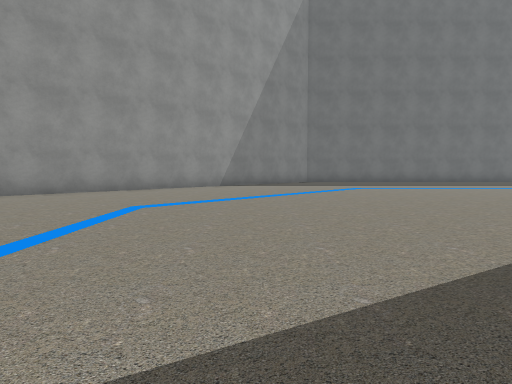
[1] (above)

13 first-person views from a walk through a 3-D level made in the Unity game engine. The camera is 1.2 m above the floor, tilts 4° down and sees 75° across. The floor is counted in squares, 2 m on a side. Each view is taken from the middle of a square. On the plan, view 1 faces up. The plan holds only what a view shows up to about 10 squares ahead; the rest is blank. The place goes on beyond the plan. Some surface patterns are stand-ins.

[2]
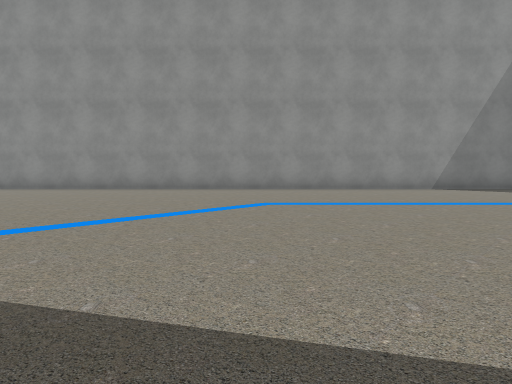

[3]
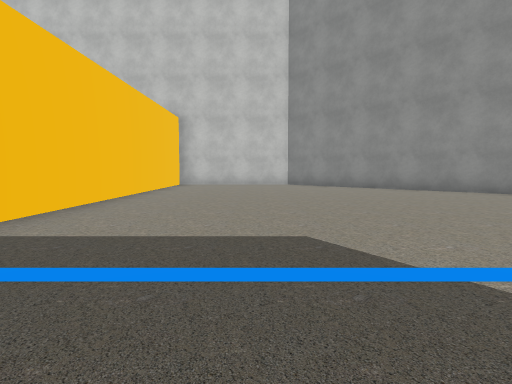

[4]
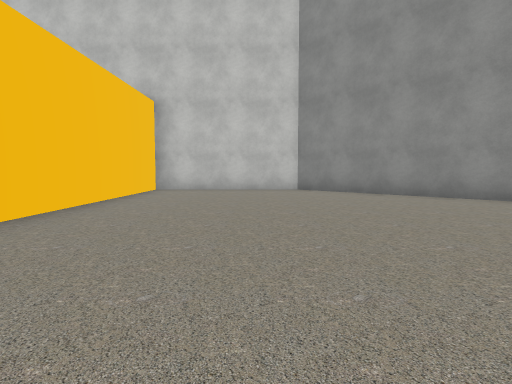

[5]
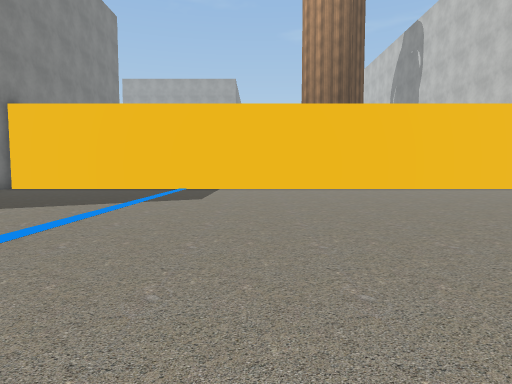

[6]
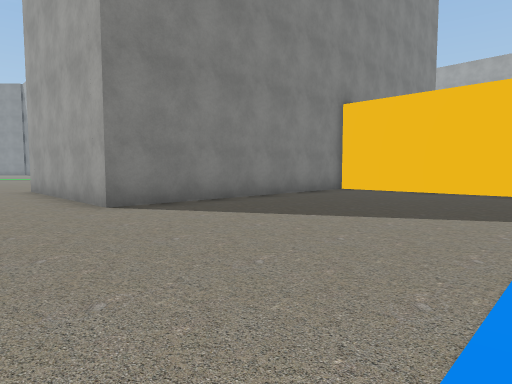

[7]
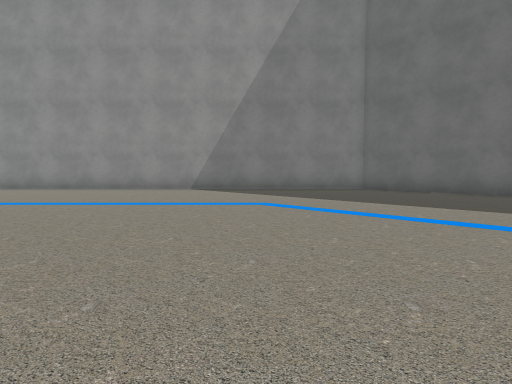

[8]
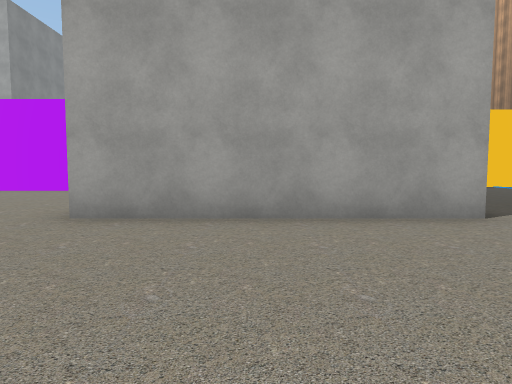

[9]
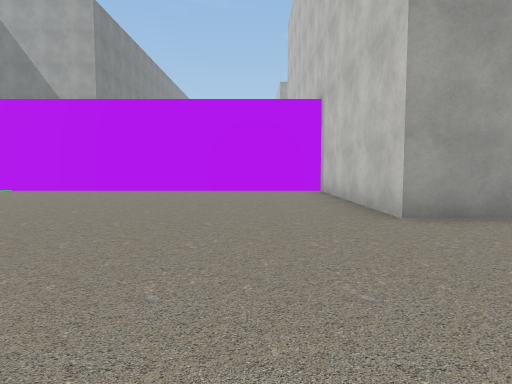

[10]
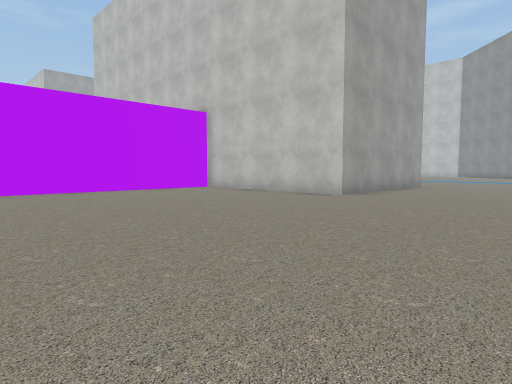

[11]
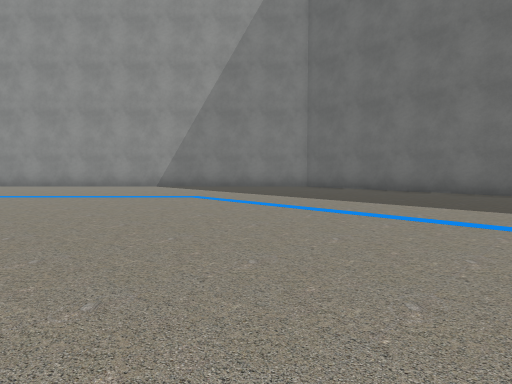

[12]
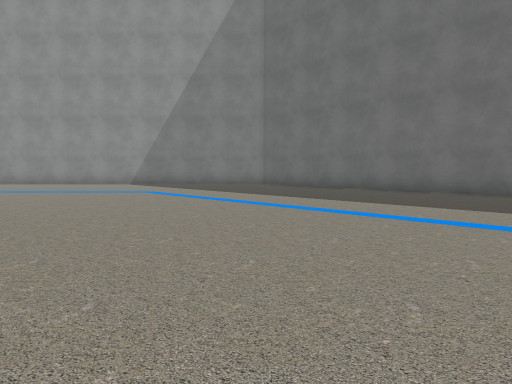

[13]
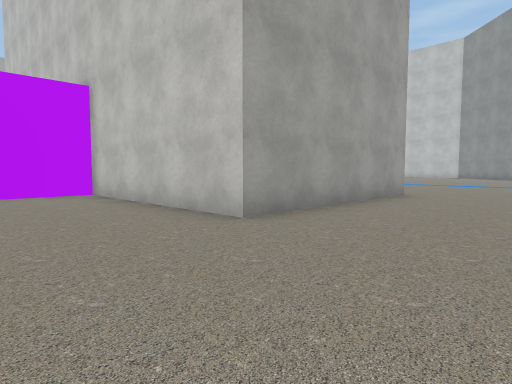

### Floor plan
Points are (right, up) in squares from view 1. A wall is a line through its corners. A room is listed if a view was taken in it or the views show most of it. See-through windows are left out.
Room 1 (views 1, 2, 3, 4, 5, 6, 7, 8, 9, 10, 11, 12, 13)
walls: (9.9, 15.1) (2.3, 15.1) (-12.6, 0.2) (-12.6, -3.9) (3.2, -3.9) (3.2, 3) (8.2, 3) (8.2, -2.1) (15.5, -2.1)

Where each view was taken, in squares from view 1:
view 1: 0 up, 0 right, facing up
view 2: 1 up, 2 right, facing up-left
view 3: 1 down, 0 right, facing left
view 4: 1 down, 3 left, facing left
view 5: 6 up, 4 left, facing down
view 6: 5 up, 2 left, facing down-right
view 7: 6 up, 7 right, facing up-left
view 8: 7 up, 6 right, facing down
view 9: 7 up, 10 right, facing down
view 10: 7 up, 15 right, facing down-left
view 11: 6 up, 9 right, facing up-left
view 12: 6 up, 11 right, facing up-left
view 13: 6 up, 11 right, facing down-left
